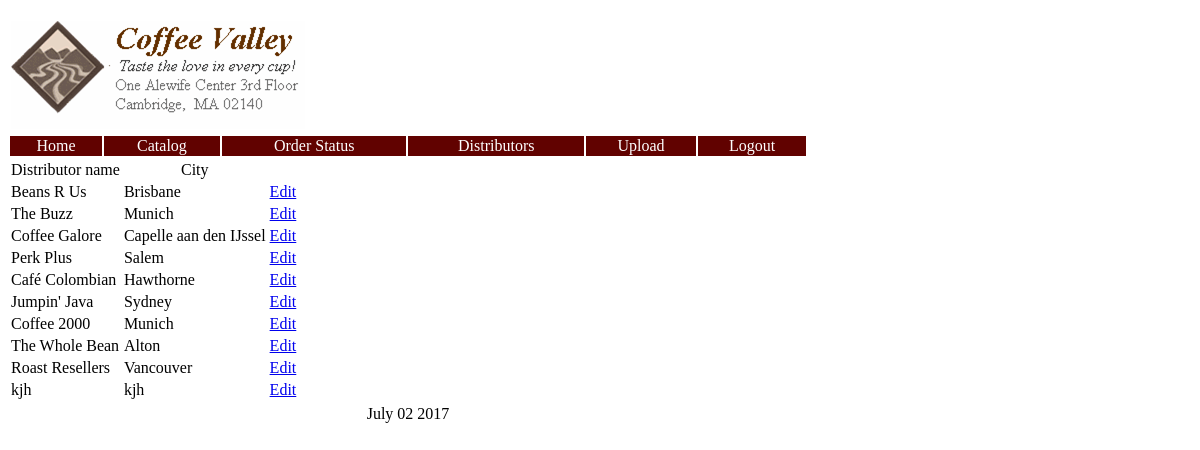
/ditributorview.php (signed in), run on the app's committed database.
### tables this page shows
CREATE TABLE `Distributor` (
  `Distributor_ID` INTEGER NOT NULL AUTO_INCREMENT, 
  `Distributor_Name` VARCHAR(50), 
  `City` VARCHAR(30), 
  `State_Region` VARCHAR(30), 
  `Country_ID` INTEGER DEFAULT 0, 
  `Phone` VARCHAR(30), 
  `Email` VARCHAR(30), 
  PRIMARY KEY (`Distributor_ID`)
);

### controller/distributorcontroller.php (called while the page is built, shortened)
<?php
	if (!isset($_GET['action'])) {
		require "model/Connection.php";
		$obj_connect = new Connection();
		require "model/Distributor.php";
		$obj_distributor = new Distributor();
		$con = $obj_connect->up();
		$datas = $obj_distributor->view($con);
	}
?>

### model/Distributor.php (called while the page is built)
<?php
	class Distributor {
		private $table = "distributor";
		public function view($con) {
			$text = "SELECT * FROM $this->table";
			$query = mysqli_query($con, $text);
			if (mysqli_num_rows($query)>=1) {
				$result = array();
				while ($row = mysqli_fetch_assoc($query)) {
					$result[] = $row;
				}
			}
			return $result;
		}
	}
?>

### ditributorview.php (the view, shortened to what this page needs)
<?php
  require  'header.php';
  include 'navigation.php';
  include 'controller/distributorcontroller.php';
?>
  <table>
  <tr id="table-header">
    <td colspan="2">Distributor name</td>
    <td colspan="2">City</td>
    <td colspan="2"></td>
  </tr>
  <?php
    foreach ($datas as $data ) {
   ?>
  <tr>
    <td colspan="2"><?= $data['Distributor_Name']?></td>
    <td colspan="2"><?= $data['City']?></td>
    <td colspan="2"><a href="editdistributor.php?id=<?= $data['Distributor_ID']?>">Edit</a></td>
  </tr>
  <?php } ?>
  </table>
<?php
  include 'footer.php';
?>

### style/style.css (style rules this page uses)
#table-header > td { text-align: center; }

### data on the page
distributor: Distributor_Name "Beans R Us", City "Brisbane"
distributor: Distributor_Name "The Buzz", City "Munich"
distributor: Distributor_Name "Coffee Galore", City "Capelle aan den IJssel"
distributor: Distributor_Name "Perk Plus", City "Salem"
distributor: Distributor_Name "Café Colombian", City "Hawthorne"
distributor: Distributor_Name "Jumpin' Java", City "Sydney"
distributor: Distributor_Name "Coffee 2000", City "Munich"
distributor: Distributor_Name "The Whole Bean", City "Alton"
distributor: Distributor_Name "Roast Resellers", City "Vancouver"
distributor: Distributor_Name "kjh", City "kjh"
